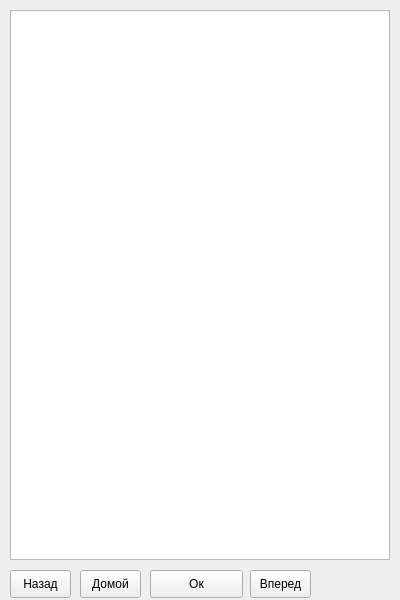
<?xml version="1.0" encoding="UTF-8"?>
<ui version="4.0">
 <class>HelpWindow</class>
 <widget class="QWidget" name="HelpWindow">
  <property name="geometry">
   <rect>
    <x>0</x>
    <y>0</y>
    <width>400</width>
    <height>600</height>
   </rect>
  </property>
  <property name="minimumSize">
   <size>
    <width>400</width>
    <height>600</height>
   </size>
  </property>
  <property name="maximumSize">
   <size>
    <width>400</width>
    <height>600</height>
   </size>
  </property>
  <property name="windowTitle">
   <string>Form</string>
  </property>
  <widget class="QPushButton" name="pushButton">
   <property name="geometry">
    <rect>
     <x>150</x>
     <y>570</y>
     <width>93</width>
     <height>28</height>
    </rect>
   </property>
   <property name="text">
    <string>Ок</string>
   </property>
  </widget>
  <widget class="QTextBrowser" name="textBrowser">
   <property name="geometry">
    <rect>
     <x>10</x>
     <y>10</y>
     <width>380</width>
     <height>550</height>
    </rect>
   </property>
   <property name="minimumSize">
    <size>
     <width>380</width>
     <height>550</height>
    </size>
   </property>
   <property name="maximumSize">
    <size>
     <width>380</width>
     <height>550</height>
    </size>
   </property>
   <property name="html">
    <string>&lt;!DOCTYPE HTML PUBLIC &quot;-//W3C//DTD HTML 4.0//EN&quot; &quot;http://www.w3.org/TR/REC-html40/strict.dtd&quot;&gt;
&lt;html&gt;&lt;head&gt;&lt;meta name=&quot;qrichtext&quot; content=&quot;1&quot; /&gt;&lt;style type=&quot;text/css&quot;&gt;
p, li { white-space: pre-wrap; }
&lt;/style&gt;&lt;/head&gt;&lt;body style=&quot; font-family:'MS Shell Dlg 2'; font-size:7.8pt; font-weight:400; font-style:normal;&quot;&gt;
&lt;p align=&quot;justify&quot; style=&quot;-qt-paragraph-type:empty; margin-top:0px; margin-bottom:0px; margin-left:0px; margin-right:0px; -qt-block-indent:0; text-indent:0px;&quot;&gt;&lt;br /&gt;&lt;/p&gt;&lt;/body&gt;&lt;/html&gt;</string>
   </property>
  </widget>
  <widget class="QPushButton" name="pushButton_2">
   <property name="geometry">
    <rect>
     <x>250</x>
     <y>570</y>
     <width>61</width>
     <height>28</height>
    </rect>
   </property>
   <property name="text">
    <string>Вперед</string>
   </property>
  </widget>
  <widget class="QPushButton" name="pushButton_3">
   <property name="geometry">
    <rect>
     <x>10</x>
     <y>570</y>
     <width>61</width>
     <height>28</height>
    </rect>
   </property>
   <property name="text">
    <string>Назад</string>
   </property>
  </widget>
  <widget class="QPushButton" name="pushButton_4">
   <property name="geometry">
    <rect>
     <x>80</x>
     <y>570</y>
     <width>61</width>
     <height>28</height>
    </rect>
   </property>
   <property name="text">
    <string>Домой</string>
   </property>
  </widget>
 </widget>
 <resources/>
 <connections/>
</ui>
